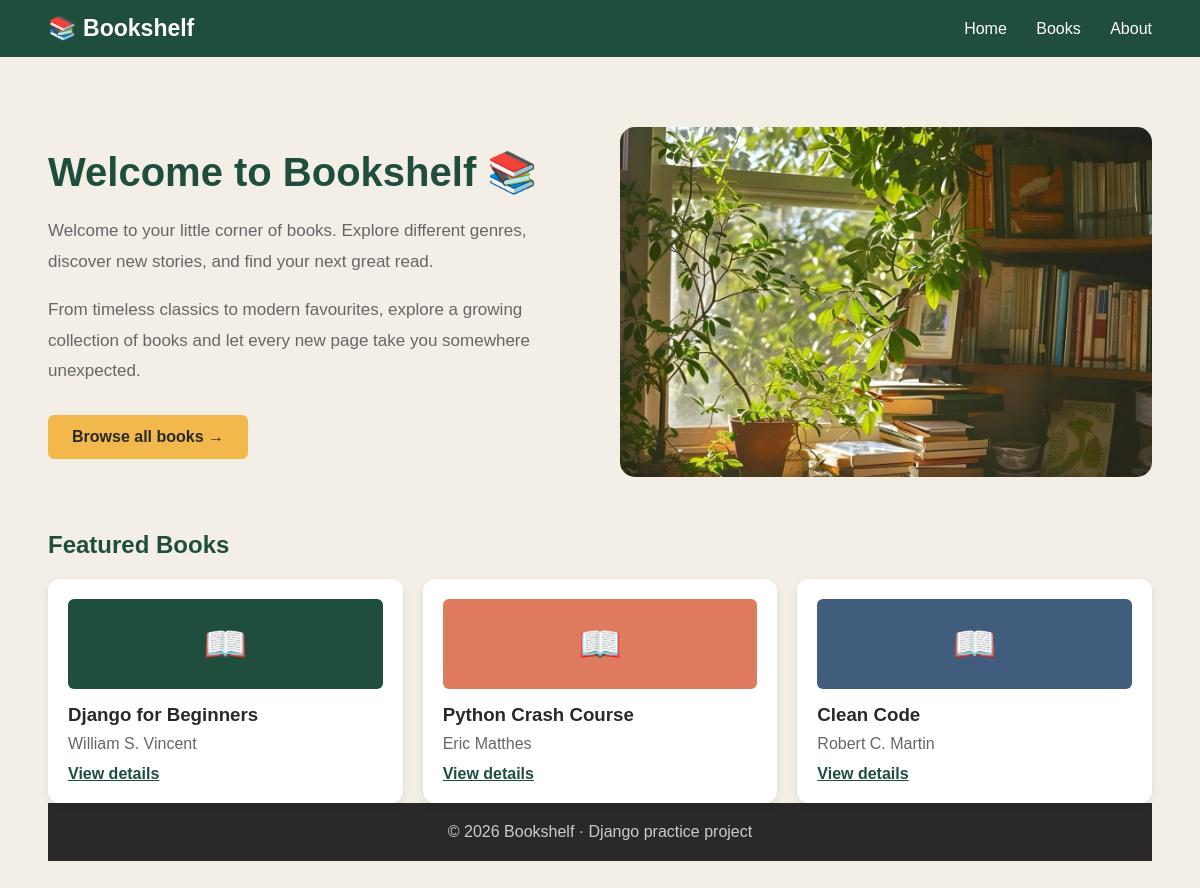
The page / on the database its author committed.
### app/models.py (models this page shows, shortened)
class Book(models.Model):
    title = models.CharField(max_length=100)
    author = models.CharField(max_length=100)
    category = models.CharField(max_length=50)
    year = models.IntegerField()
    description = models.TextField()

### app/views.py (the view)
# urls.py: path('', views.home, name='home'),
def home(request):
    books = Book.objects.all()[:3]
    return render(request, 'app/home.html', {'featured': books})

### app/templates/app/home.html (shortened to what this page needs)
{% extends 'app/base.html' %}
{% load static %}
{% block content %}
<div class="hero">
    <div class="hero-content">
        <h1>Welcome to Bookshelf 📚</h1>
        <p>
            Welcome to your little corner of books.
            Explore different genres, discover new stories,
            and find your next great read.
        </p>
        <p>
            From timeless classics to modern favourites,
            explore a growing collection of books and let
            every new page take you somewhere unexpected.
        </p>
        <a href="{% url 'book_list' %}" class="btn">
            Browse all books →
        </a>
    </div>
    <div class="hero-image">
        <img src="{% static 'images/home.jpg' %}" alt="A cozy reading corner">
    </div>
</div>
<div class="featured-section">
    <h2>Featured Books</h2>
    <div class="book-grid">
    {% for book in featured %}
    <div class="book-card">
        <div class="book-cover">
            📖
        </div>
        <h3>{{ book.title }}</h3>
        <p>{{ book.author }}</p>
        <a href="{% url 'book_detail' book.id %}">
            View details
        </a>
    </div>
    {%endfor%}
</div>
{% endblock %}

### app/static/css/style.css (style rules this page uses)
* { margin: 0; padding: 0; box-sizing: border-box; }
body { font-family: Arial, sans-serif; background-color: #f3efe6; color: #292929; }
h1 { color: #204e3d; font-size: 34px; margin-bottom: 15px; }
h2 { color: #204e3d; margin: 30px 0 20px; }
p { color: #666; line-height: 1.6; margin-bottom: 15px; }
.hero { display: flex; flex-direction: row; align-items: center; justify-content: space-between; gap: 40px; max-width: 1200px; margin: 30px auto 50px; }
.hero-content { flex: 1; }
.hero-content h1 { font-size: 40px; margin-bottom: 20px; }
.hero-content p { font-size: 17px; line-height: 1.8; margin-bottom: 18px; }
.hero-image { flex: 1; }
.hero-image img { width: 100%; height: 350px; object-fit: cover; border-radius: 15px; }
.featured-section { clear: both; width: 100%; margin-top: 40px; }
.btn { display: inline-block; background-color: #f2b84b; color: #292929; padding: 13px 24px; border: none; border-radius: 6px; text-decoration: none; font-weight: bold; cursor: pointer; margin-top: 10px; }
.book-grid { display: grid; grid-template-columns: repeat(3, 1fr); gap: 20px; }
.book-card { background-color: white; padding: 20px; border-radius: 12px; box-shadow: 0 3px 8px #00000015; }
.book-cover { background-color: #204e3d; color: white; height: 90px; display: flex; justify-content: center; align-items: center; font-size: 35px; border-radius: 6px; margin-bottom: 15px; }
.book-card:nth-child(2) .book-cover { background-color: #df7c60; }
.book-card:nth-child(3) .book-cover { background-color: #405d7e; }
.book-card h3 { margin-bottom: 5px; }
.book-card p { margin-bottom: 8px; }
.book-card a, table a, .back-link { color: #204e3d; font-weight: bold; }

### rows shown on the page
Book: title "Django for Beginners", author "William S. Vincent"
Book: title "Python Crash Course", author "Eric Matthes"
Book: title "Clean Code", author "Robert C. Martin"
